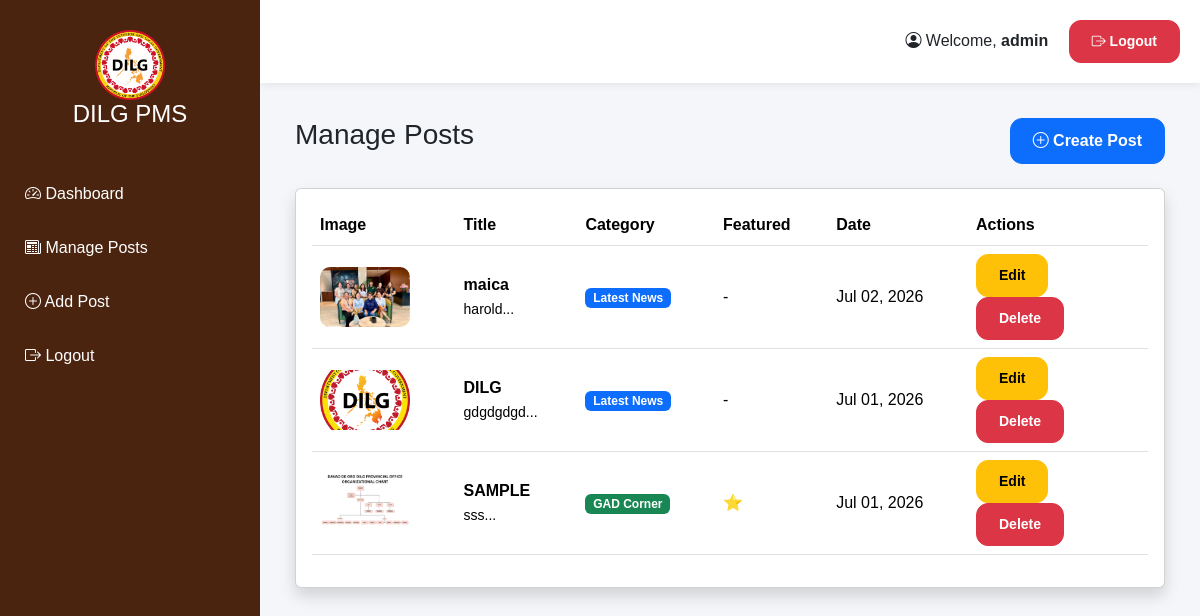
Screenshot of /admin/manage_posts.php (signed in) with the database file from the repository.
### tables this page shows
CREATE TABLE `posts` (
  `id` int(11) NOT NULL,
  `title` varchar(255) NOT NULL,
  `caption` text NOT NULL,
  `image` varchar(255) NOT NULL,
  `category` enum('news','gad','pdms','pictu','fas','lgcds','lgmes') NOT NULL,
  `featured` tinyint(1) NOT NULL DEFAULT 0,
  `author` varchar(100) DEFAULT 'DILG Davao de Oro',
  `created_at` timestamp NOT NULL DEFAULT current_timestamp(),
  `content` longtext NOT NULL
);

### includes/categories.php (called while the page is built, shortened)
<?php
$postCategories = [
    'news' => [
        'label'      => 'Latest News',
        'back_url'   => 'latest_news.php',
        'back_label' => 'Latest News',
        'nav_key'    => 'news',
        'badge'      => 'bg-primary',
    ],
    'gad' => [
        'label'      => 'GAD Corner',
        'back_url'   => 'gad_corner.php',
        'back_label' => 'GAD Corner',
        'nav_key'    => 'gad',
        'badge'      => 'bg-success',
    ],
    'opd' => [
        'label'      => 'OPD',
        'back_url'   => 'ppa.php',
        'back_label' => 'Programs, Projects & Activities',
        'nav_key'    => 'ppa',
        'badge'      => 'bg-primary',
    ],
    'pdms' => [
        'label'      => 'PDMS',
        'back_url'   => 'ppa.php',
        'back_label' => 'Programs, Projects & Activities',
        'nav_key'    => 'ppa',
        'badge'      => 'bg-info text-dark',
    ],
    'pictu' => [
        'label'      => 'PICTU',
        'back_url'   => 'ppa.php',
        'back_label' => 'Programs, Projects & Activities',
        'nav_key'    => 'ppa',
        'badge'      => 'bg-info text-dark',
    ],
    'fas' => [
        'label'      => 'FAS',
        'back_url'   => 'ppa.php',
        'back_label' => 'Programs, Projects & Activities',
        'nav_key'    => 'ppa',
        'badge'      => 'bg-warning text-dark',
    ],
    'lgcds' => [
        'label'      => 'LGCDS',
        'back_url'   => 'ppa.php',
        'back_label' => 'Programs, Projects & Activities',
        'nav_key'    => 'ppa',
        'badge'      => 'bg-secondary',
    ],
    'lgmes' => [
        'label'      => 'LGMES',
        'back_url'   => 'ppa.php',
        'back_label' => 'Programs, Projects & Activities',
        'nav_key'    => 'ppa',
        'badge'      => 'bg-dark',
    ],
];

### admin/manage_posts.php (the view, shortened to what this page needs)
<?php
include "../includes/db.php";
include "../includes/categories.php";
$result = mysqli_query($conn, "SELECT * FROM posts ORDER BY created_at DESC");
?>
<!DOCTYPE html>
<html>
<head>
    <link href="https://cdn.jsdelivr.net/npm/bootstrap@5.3.3/dist/css/bootstrap.min.css" rel="stylesheet">
    <link href="https://cdn.jsdelivr.net/npm/bootstrap-icons/font/bootstrap-icons.css" rel="stylesheet">
    <link rel="stylesheet" href="css/admin.css">
</head>
<body>
<?php include "includes/sidebar.php"; ?>
<div class="main">
    <?php include "includes/topbar.php"; ?>
    <div class="content">
        <div class="d-flex justify-content-between mb-4">
            <h3>Manage Posts</h3>
            <a href="add_post.php" class="btn btn-primary">
                <i class="bi bi-plus-circle"></i>
                Create Post
            </a>
        </div>
        <div class="card shadow">
            <div class="card-body">
                <table class="table table-hover align-middle">
                    <thead>
                        <tr>
                            <th>Image</th>
                            <th>Title</th>
                            <th>Category</th>
                            <th>Featured</th>
                            <th>Date</th>
                            <th width="180">Actions</th>
                        </tr>
                    </thead>
                    <tbody>
                        <?php while ($row = mysqli_fetch_assoc($result)): ?>
                            <tr>
                                <td>
                                    <img src="../uploads/<?php echo htmlspecialchars($row['image']); ?>"
                                         width="90" height="60" style="object-fit:cover;border-radius:10px;">
                                </td>
                                <td>
                                    <strong><?php echo htmlspecialchars($row['title']); ?></strong>
                                    <br>
                                    <small><?php echo htmlspecialchars(substr($row['caption'], 0, 60)); ?>...</small>
                                </td>
                                <td>
                                    <?php $meta = $postCategories[$row['category']] ?? ['label' => $row['category'], 'badge' => 'bg-secondary']; ?>
                                    <span class="badge <?php echo $meta['badge']; ?>"><?php echo htmlspecialchars($meta['label']); ?></span>
                                </td>
                                <td><?php echo $row['featured'] ? "⭐" : "-"; ?></td>
                                <td><?php echo date("M d, Y", strtotime($row['created_at'])); ?></td>
                                <td>
                                    <a href="edit_post.php?id=<?php echo (int)$row['id']; ?>" class="btn btn-warning btn-sm">Edit</a>
                                    <a href="delete_post.php?id=<?php echo (int)$row['id']; ?>"
                                       class="btn btn-danger btn-sm"
                                       onclick="return confirm('Delete this post?')">Delete</a>
                                </td>
                            </tr>
                        <?php endwhile; ?>
                    </tbody>
                </table>
            </div>
        </div>
    </div>
</div>
</body>
</html>

### admin/css/admin.css (style rules this page uses)
body { margin: 0; background: #f4f6f9; font-family: Poppins, sans-serif; }
.main { margin-left: 260px; }
.content { padding: 35px; }
.table img { width: 90px; height: 60px; object-fit: cover; }
.btn { border-radius: 12px; padding: 10px 22px; font-weight: 600; }

### rows the page displays
posts: image (picture), title "maica", caption "harold", category "Latest News", created_at "Jul 02, 2026"
posts: image (picture), title "DILG", caption "gdgdgdgd", category "Latest News", created_at "Jul 01, 2026"
posts: image (picture), title "SAMPLE", caption "sss", category "GAD Corner", created_at "Jul 01, 2026"

### other values shown
$_SESSION['admin'] "admin"
